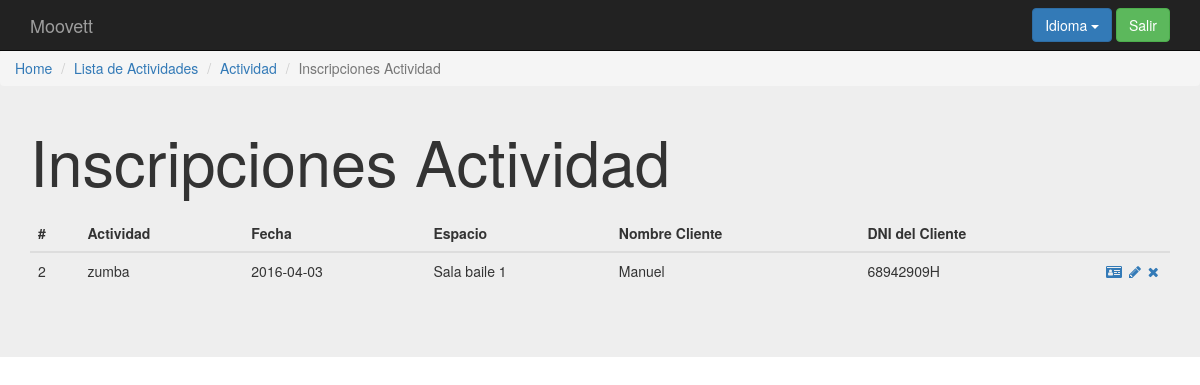
The app's page /index.php?controller=activity&action=inscriptions&id=1 (signed in), older data.
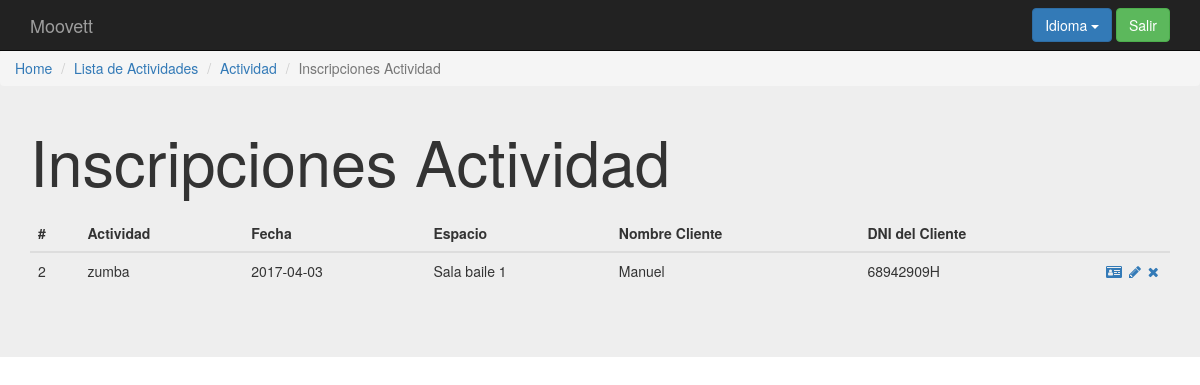
The same page, newer data.
### tables this page shows
create table `cliente` (
`id` int(11) not null,
  `dni_c` varchar(9) not null,
  `nombre_c` varchar(15) not null,
  `apellidos_c` varchar(40) not null,
  `fecha_nac` date default null,
  `profesion` varchar(20) default null,
  `telefono` int(11) default null,
  `direccion` varchar(50) default null,
  `comentario` varchar(500) default null,
  `email` varchar(30) default null,
  `alerta_falta` tinyint(1) not null default '0',
  `desempleado` tinyint(1) not null default '0',
  `estudiante` tinyint(1) not null default '0',
  `familiar` tinyint(1) not null default '0',
  `num_cuenta` varchar(24) not null,
  `activo` tinyint(1) not null default '0',
  `foto` varchar(15) not null
);

create table `inscripcion` (
`id` int(11) not null,
  `fecha` date default null,
  `particular_externo_id` int(11) default null,
  `evento_id` int(11) null,
  `reserva_id` int(11) null,
  `cliente_dni_c` varchar(9) default null,
  `id_actividad` int(11) null
);

create table `actividad` (
`id` int(11) not null,
  `nombre` varchar(10) not null,
  `capacidad` smallint(6) not null,
  `precio` smallint(6) not null,
  `espacio_id` int(11) not null,
  `categoria_id` int(11) not null
);

create table `espacio` (
`id` int(11) not null,
  `nombre` varchar(45) not null
);

### core/ViewManager.php (called while the page is built, shortened)
<?php
class ViewManager {
    private $fragmentContents = array();
    private $variables = array();
    private $currentFragment = self::DEFAULT_FRAGMENT;
    private $layout = "default";
    private function saveCurrentFragment() {
        $this->fragmentContents[$this->currentFragment].=ob_get_contents();
    }
    public function moveToFragment($name) {
        $this->currentFragment = $name;
    }
    public function getFragment($fragment, $default="") {
        if (!isset($this->fragmentContents[$fragment])) {
            return $default;
        }
        return $this->fragmentContents[$fragment];
    }
    public function setVariable($varname, $value, $flash=false) {
        $this->variables[$varname] = $value;
    }
    public function getVariable($varname, $default=NULL) {
        if (!isset($this->variables[$varname])) {
            return $default;
        }
        return $this->variables[$varname];
    }
    public function setLayout($layout) {
        $this->layout = $layout;
    }
    public function render($controller, $viewname) {
        include(__DIR__."/../Views/$controller/$viewname.php");
        $this->renderLayout();
    }
    private function renderLayout() {
        include(__DIR__."/../Views/layouts/".$this->layout.".php");
    }
    private static $viewmanager_singleton = NULL;
    public static function getInstance() {
        if (self::$viewmanager_singleton == null) {
            self::$viewmanager_singleton = new ViewManager();
        }
        return self::$viewmanager_singleton;
    }
}

### Controllers/ACTIVITY_Controller.php (called while the page is built, shortened)
<?php
require_once(__DIR__."/../core/ViewManager.php");
require_once(__DIR__."/../core/I18n.php");
require_once(__DIR__."/../Models/Activity.php");
require_once(__DIR__."/../Models/ACTIVITY_Model.php");
class ACTIVITY_Controller extends BaseController {
    private $activityMapper;
    public function __construct() {
        $this->activityMapper = new ACTIVITY_Model();
        $this->view->setLayout("default");
    }
    public function inscriptions() {
        $activityid = $_REQUEST["id"];
        $activity = $this->activityMapper->fetch($activityid);
        $inscriptions= $this->activityMapper->fetch_inscriptions($activityid);
        $this->view->setVariable("activity", $activity);
        $this->view->setVariable("inscriptions", $inscriptions);
        $this->view->render("activity", "Activity_INSCRIPTION_Vista");
    }
}

### index.php (called while the page is built, shortened)
<?php
function run() {
    try{
        $controller = loadController($_GET["controller"]);
        $actionName = $_GET["action"];
        $controller->$actionName();
    } catch(Exception $ex) {
        die($ex->getMessage());
  }
}
function loadController($controllerName) {
    return new $controllerClassName();
}
run();
?>

### core/I18n.php (called while the page is built, shortened)
<?php
class I18n {
  private $messages;
  public function setLanguage($language) {
    $this->messages = $i18n_messages;
  }
  public function i18n($key) {
    if (isset($this->messages[$key])){
      return $this->messages[$key];
    }else{
      return $key;
    }
  }
  private static $i18n_singleton = null;
  public static function getInstance() {
    if (self::$i18n_singleton == NULL) {
      self::$i18n_singleton = new I18n();
    }
    return self::$i18n_singleton;
  }
}
function i18n($key) {
  return I18n::getInstance()->i18n($key);
}

### Models/Activity.php (called while the page is built, shortened)
<?php
class Activity {
    private $id;
    public function __construct($id=NULL, $nombre=NULL, $capacidad=NULL, $precio=NULL, $descuento_id=NULL, $espacio_id=NULL, $categoria_id=NULL, $extra_discount=NULL ) {
        $this->id = $id;
    }
    public function getID() {
        return $this->id;
    }
}

### Models/ACTIVITY_Model.php (called while the page is built, shortened)
<?php
require_once(__DIR__."/../core/PDOConnection.php");
class ACTIVITY_Model {
    private $db;
    public function __construct() {
        $this->db = PDOConnection::getInstance();
    }
    public function fetch($activityID){
      $sql = $this->db->prepare("SELECT actividad.id,actividad.nombre,actividad.capacidad,actividad.precio,aplica.descuento_id,actividad.espacio_id,actividad.categoria_id,aplica.extra FROM actividad,aplica,descuento
                                 WHERE actividad.id=? AND actividad.id = aplica.actividad_id AND aplica.descuento_id = descuento.id ORDER BY nombre");
        $sql->execute(array($activityID));
        $activity = $sql->fetch(PDO::FETCH_ASSOC);
        if($activity != NULL) {
            return new Activity($activity["id"], $activity["nombre"],$activity["capacidad"],$activity["precio"],$activity["descuento_id"],$activity["espacio_id"],$activity["categoria_id"],$activity["extra"]);
        }
    }
    public function fetch_inscriptions($activityID){
        $sql = $this->db->prepare("SELECT inscripcion.id,actividad.nombre as actividad,inscripcion.fecha,espacio.nombre,cliente.nombre_c,cliente.dni_c FROM cliente,inscripcion,actividad,espacio
                                  WHERE actividad.id=? AND cliente.dni_c=inscripcion.cliente_dni_c AND actividad.id=inscripcion.id_actividad AND actividad.espacio_id=espacio.id");
        $sql->execute(array($activityID));
        $list_db = $sql->fetchAll(PDO::FETCH_ASSOC);
        if($list_db != NULL) {
            return $list_db;
        } else {
            return NULL;
        }
    }
}

### core/PDOConnection.php (called while the page is built)
<?php
class PDOConnection {
    private static $dbhost = "127.0.0.1";
    private static $dbname = "moovett";
    private static $dbuser = "moovett";
    private static $dbpass = "moovett";
    private static $db_singleton = null;
    public static function getInstance() {
        if (self::$db_singleton == null) {
            self::$db_singleton = new PDO(
                "mysql:host=".self::$dbhost.";dbname=".self::$dbname.";charset=utf8",
                self::$dbuser,
                self::$dbpass,
                array(
                    PDO::ATTR_EMULATE_PREPARES => false,
                    PDO::ATTR_ERRMODE => PDO::ERRMODE_EXCEPTION
                )
            );
        }
        return self::$db_singleton;
    }
}
?>

### Models/PERMISSION_Model.php (called while the page is built, shortened)
<?php
require_once(__DIR__."/../core/PDOConnection.php");
class PERMISSION_Model {
    private $db;
    public function __construct() {
        $this->db = PDOConnection::getInstance();
    }
    private function checkProfilePerms($controllername, $actionname, $userid) {
        $join = "SELECT count(p.id) from user, profile, profile_perms as pp, permission as p WHERE profile.profilename=user.profile AND profile.id=pp.profile AND pp.permission=p.id AND user.id=? AND p.controller=? AND p.action=?";
        $sql = $this->db->prepare($join);
        $sql->execute(array($userid, $controllername, $actionname));
        if ($sql->fetchColumn() > 0) {
            return true;
        }
        return false;
    }
}

### Views/activity/ACTIVITY_INSCRIPTION_Vista.php (the view, shortened to what this page needs)
<?php
require_once(__DIR__."/../../core/ViewManager.php");
$view = ViewManager::getInstance();
$view->setVariable("title", "Inscriptions");
$inscriptions = $view->getVariable("inscriptions");
$activity = $view->getVariable("activity");
?>
<div class="jumbotron">
  <div class="design">
  <ol class="breadcrumb">
    <li class="breadcrumb-item"><a href="index.php?controller=user&amp;action=login"><?= i18n("Home") ?></a></li>
    <li class="breadcrumb-item"><a href="index.php?controller=activity&amp;action=show"><?= i18n("List of Activities") ?></a></li>
    <li class="breadcrumb-item"><a href="index.php?controller=activity&amp;action=showone&amp;id=<?= $activity->getID() ?>"><?= i18n("Activity") ?></a></li>
    <li class="breadcrumb-item active"><?= i18n("Activity Inscriptions") ?></li>
  </ol>
  </div>
    <div class="container">
      <h1><?= i18n("Activity Inscriptions")?></h1>
    <table class="table top-buffer">
          <thead>
            <tr>
              <th>#</th>
              <th><?= i18n("Activity") ?></th>
              <th><?= i18n("Date") ?></th>
              <th><?= i18n("Space") ?></th>
              <th><?= i18n("Name Client") ?></th>
              <th><?= i18n("DNI Client") ?></th>
              <th style="width: 72px;"></th>
            </tr>
          </thead>
          <tbody>
        <?php if($inscriptions!=NULL){ ?>
        <?php foreach($inscriptions as $inscription){ ?>
              <tr>
            <td><?php echo $inscription["id"]; ?></td>
              <td><?php echo $inscription["actividad"]; ?></td>
              <td><?php echo $inscription["fecha"]; ?></td>
              <td><?php echo $inscription["nombre"]; ?></td>
              <td><?php echo $inscription["nombre_c"]; ?></td>
              <td><?php echo $inscription["dni_c"]; ?></td>
              <td>
                  <a href="index.php?controller=inscription&amp;action=showone&amp;id=<?php echo $inscription["id"];  ?>"><i class="fa fa-id-card" aria-hidden="true"></i></a>
                  <a href="index.php?controller=inscription&amp;action=edit&amp;id=<?php echo $inscription["id"];  ?>"><i class="fa fa-pencil fa-fw" aria-hidden="true"></i></a>
                  <a href="index.php?controller=inscription&amp;action=delete&amp;id=<?php echo $inscription["id"];  ?>" role="button" data-toggle="modal"><i class="fa fa-times" aria-hidden="true"></i></a>
              </td>
            </tr>
      <?php } } ?>
          </tbody>
    </table>
  </div>
</div>

### Views/layouts/default.php (shortened to what this page needs)
<?php
require_once(__DIR__."/../../core/ViewManager.php");
$view = ViewManager::getInstance();
$currentuser = $view->getVariable("currentusername");
?><!DOCTYPE html>
<html>
    <head>
	<link rel="stylesheet" href="css/bootstrap.min.css" type="text/css">
  <link rel="stylesheet" href="css/bootstrap-datepicker3.min.css" type="text/css">
  <link rel="stylesheet" href="css/bootstrap-multiselect.css" type="text/css"/>
  <link rel="stylesheet" href="font-awesome/css/font-awesome.min.css" type="text/css">
	<link rel="stylesheet" href="css/style.css" type="text/css">
    </head>
    <body>
	<header>
	    <nav class="navbar navbar-inverse navbar-fixed-top">
		<div class="container">
		    <div class="navbar-header">
			<a class="navbar-brand" href="index.php">Moovett</a>
		    </div>
		    <div id="navbar" class="navbar-collapse collapse">
			<?php if (isset($currentuser)): ?>
		    <form class="navbar-form navbar-right" action="index.php?controller=user&amp;action=logout" method="POST">
          <?php
            include(__DIR__."/language_select_element.php");
          ?>
				<button type="submit" class="btn btn-success"><?= i18n("Logout") ?></button>
			    </form>
			<?php endif ?>
		    </div>
		</div>
	    </nav>
	</header>
	<main>
	    <?= $view->getFragment(ViewManager::DEFAULT_FRAGMENT) ?>
	</main>
    </body>
</html>

### Views/layouts/language_select_element.php (shortened to what this page needs)
<div class="btn-group">
  <button type="button" class="btn btn-primary dropdown-toggle" data-toggle="dropdown">
  <?= i18n("Language") ?> <span class="caret"></span>
</button>
</div>

### css/style.css (style rules this page uses)
body { padding-top: 50px; padding-bottom: 20px; }
.design { margin-top:-48px !important; }
.top-buffer { margin-top:20px; }

Row changes from the older to the newer data that the page shows:
changed through a linked row, cliente "Manuel": inscripcion.fecha "2016-04-03" → "2017-04-03"
